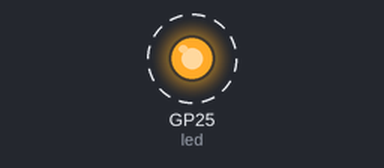
Bench run of a program on a simulated Raspberry Pi Pico running MicroPython. Shown: output pins drawn as LEDs (lit = HIGH). Dashed ring = blinking. What the program prints to the serial console is not drawn.

Above: at 0.05 s.
Timing chart, 0 to 3.0 s (numbered marks = the images above):
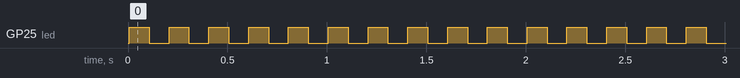

Measured:
- by itself, GP25 (led): alternates HIGH for 0.10 s and LOW for 0.10 s

The program:

s11_challenge_gold.py
```python
from machine import Pin, I2C
import time

led = Pin("LED", Pin.OUT)
BOARDS = [(0, 20, 21, "motor driver board"),
          (1, 2, 3, "servo driver board")]

missing = []
for bus_id, sda, scl, board in BOARDS:
    i2c = I2C(bus_id, sda=Pin(sda), scl=Pin(scl), freq=400000)
    if 0x40 not in i2c.scan():
        missing.append(board)

if len(missing) == 0:
    print("Self-test OK")
    led.on()
else:
    for board in missing:
        print("MISSING:", board)
    while True:                 # blink fast: something is wrong
        led.toggle()
        time.sleep(0.1)
```
